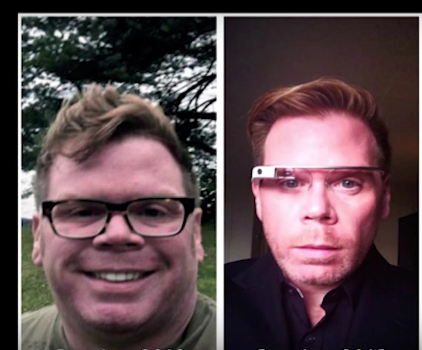
#> input picture p2/images/face.png, 422 x 350 px
$ jupyter execute p2.ipynb   (shell and % lines are left out)
#> lines starting #> are read from the running program, lines starting #| are printed output that depends on the picture
# Computer vision - Laboratory

==============================================================================================
## Practicum 2: Filtering and edge detection

==============================================================================================

The main topics are:
1. Image smoothing
2. Edge detection

In order to complete this practicum, the following concepts need to be understood: linear filters, histograms, convolutions, and edges.

The following chapters of the book "Computer Vision: Algorithms and Applications" by Richard Szeliski provide additional information:
* Chapter 3. Image processing: Point operators & linear filtering.
* Chapter 4. Feature detection and matching: Edges.

### 2.1 Image processing with different scales and filters

a) Read the image "face.png" and analyse its histogram. What is the histogram representing for an image?

- Visualize the R, G, and B channels of the image.

- Visualize the histogram of a color image with the following characteristics:

    - Obtain the histogram with 8, 32, 64 and 256 bins.

    - Visualize the histogram of each channel and the gray level image and compare them. Comment their difference (see image bellow as an example of histogram extraction).

Note: What type should be the image in order to compute the histogram? check using different bins for the histogram.

Hint : the `exposure` module within the `skimage` library makes the histogram extraction easy!

Help: [matplotlib image tutorial](https://matplotlib.org/users/image_tutorial.html)

[cell 1]
import numpy as np # useful for manipulating matrices
from skimage import io # useful for image loading and saving
from matplotlib import pyplot as plt # useful for plotting images on iPython or Jupyter Notebooks

[cell 2]
face = io.imread('images/face.png')
#> face is the input picture: shape (350, 422, 4); mean R, G, B, A 91.9, 72.2, 76.7, 255
plt.imshow(face)
plt.show()

[cell 3]
face_red = face[:,:,0]
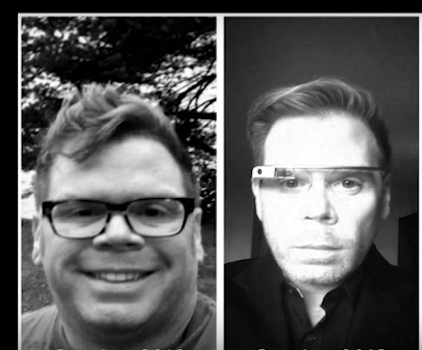
#> face_red: shape (350, 422); min 0, max 255, mean 91.9
face_green = face[:,:,1]
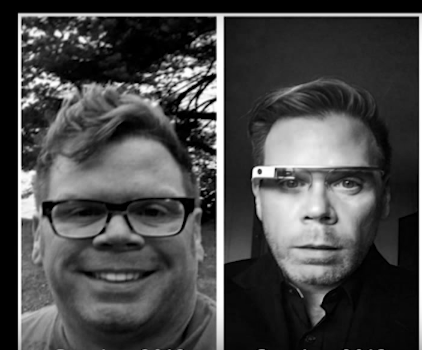
#> face_green: shape (350, 422); min 0, max 255, mean 72.2
face_blue = face[:,:,2]
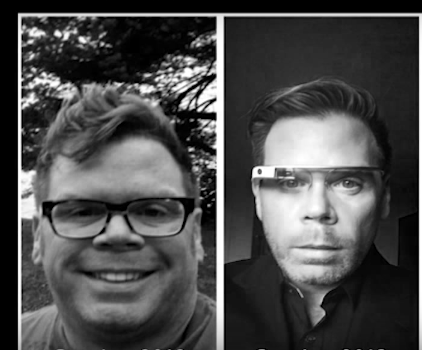
#> face_blue: shape (350, 422); min 0, max 255, mean 76.7

fig, axs = plt.subplots(1, 3, figsize=(20,10), sharey='col')

axs[0].imshow(face_red,cmap='gray')
axs[0].set_title('red')
axs[0].set_axis_off()
axs[1].imshow(face_green,cmap='gray')
axs[1].set_title('green')
axs[1].set_axis_off()
axs[2].imshow(face_blue,cmap='gray')
axs[2].set_title('blue')
axs[2].set_axis_off()

plt.imshow(face)
plt.show()
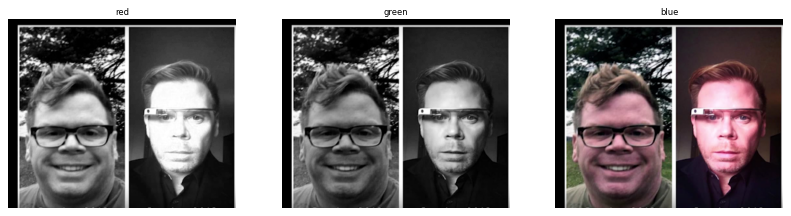
#> figure drawn by matplotlib, 3 panels

[cell 4]
n_bins = 8

plt.hist(face.ravel(), bins=n_bins, range=(0.0, n_bins), fc='k', ec='k')
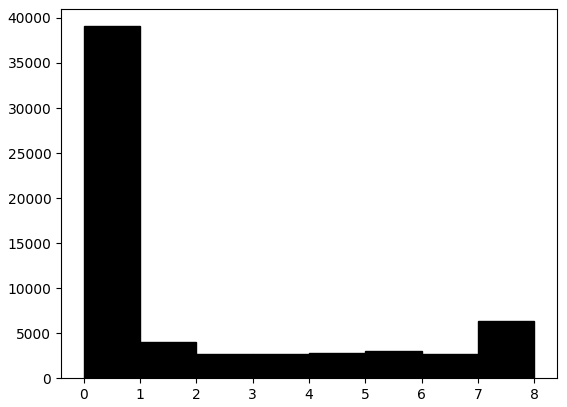
#> figure drawn by matplotlib, 1 panel; tallest bar 39086 high, from x = 0 to 1

$ run again, with p2/images/peppers.png copied over p2/images/face.png
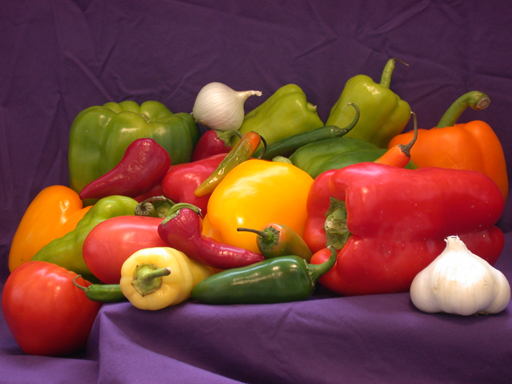
#> input picture p2/images/peppers.png, 512 x 384 px
#> face is the input picture: shape (384, 512, 3); mean R, G, B 120.8, 66.4, 57.6
#> `face_blue = face[:,:,2]`:
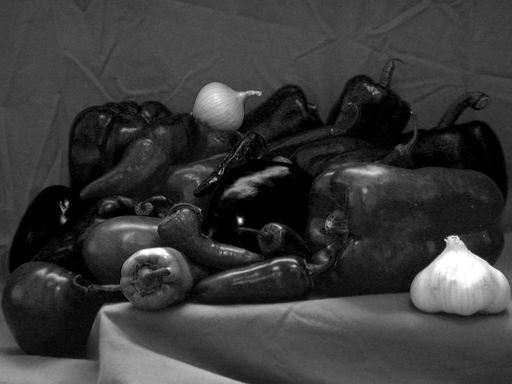
#> face_blue: shape (384, 512); min 0, max 255, mean 57.6
#> `[cell 4] n_bins = 8  plt.hist(face.ravel(), bins=n_bins, range=(0.0, n..`:
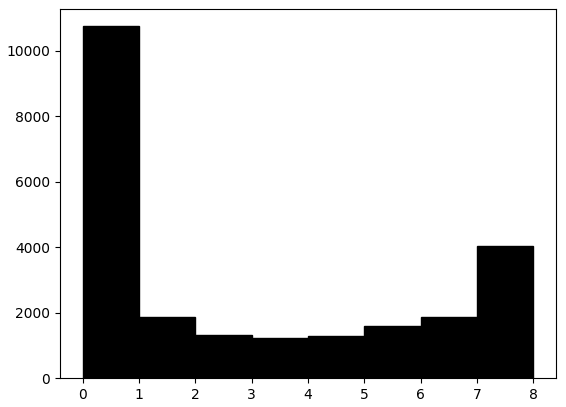
#> figure drawn by matplotlib, 1 panel; tallest bar 10753 high, from x = 0 to 1

$ run again, with p2/images/street.png copied over p2/images/face.png
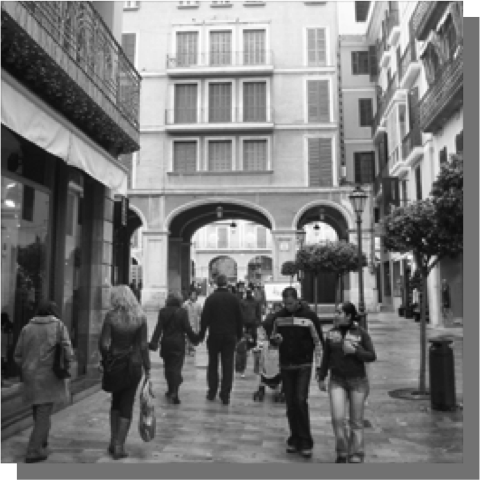
#> input picture p2/images/street.png, 480 x 480 px
#> face is the input picture: shape (480, 480, 4); mean R, G, B, A 112.4, 112.4, 112.4, 247.5
#> `plt.show()`:
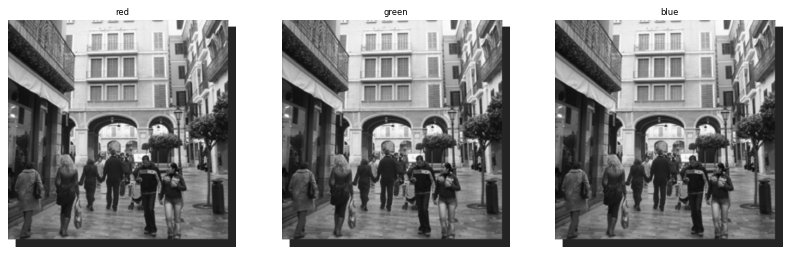
#> figure drawn by matplotlib, 3 panels
#> `[cell 4] n_bins = 8  plt.hist(face.ravel(), bins=n_bins, range=(0.0, n..`:
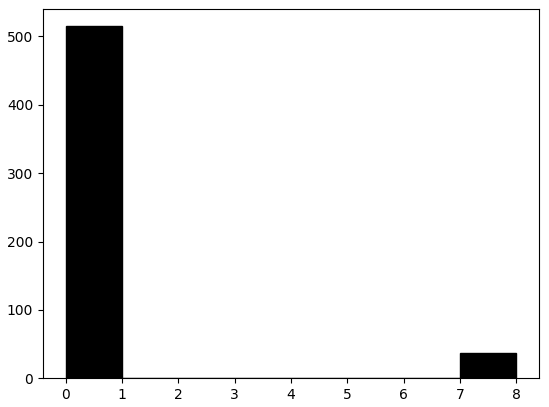
#> figure drawn by matplotlib, 1 panel; tallest bar 515 high, from x = 0 to 1
